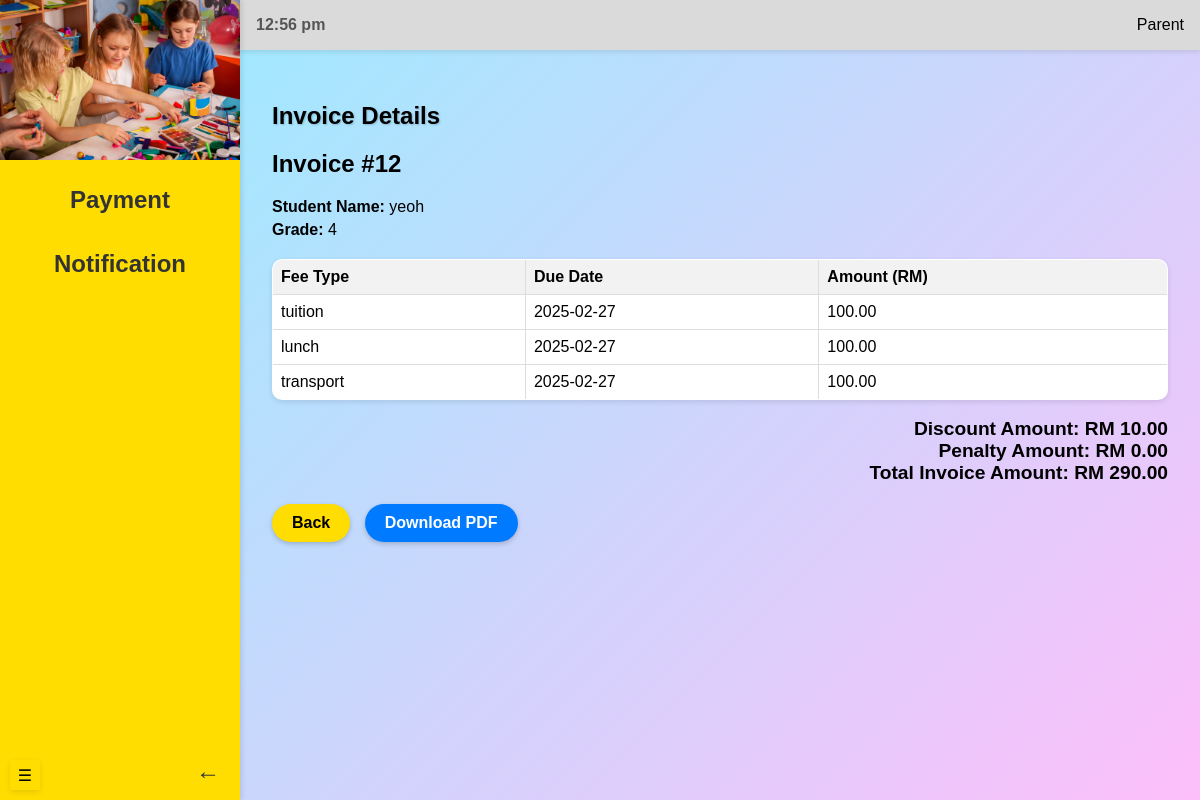
The app's page /accountant/invoice_Details/12 (signed in) with its own data.
### models.py (models this page shows, shortened)
class Invoice(db.Model):
    __tablename__ = 'invoices'
    id = db.Column(db.Integer, primary_key=True, autoincrement=True)
    total_amount = db.Column(NUMERIC(10, 2), nullable=False)
    flag = db.Column(db.Boolean, default=False)  # True if paid before the due date
    penalty_amount = db.Column(NUMERIC(10, 2), default=0.00)  # Penalty fee if late
    discount_amount = db.Column(NUMERIC(10, 2), default=0.00)  # Discount if paid early
    fees = db.relationship('Fee', back_populates='invoice', lazy='joined')

class Student(db.Model):
    __tablename__ = 'students'
    id = db.Column(db.Integer, primary_key=True, autoincrement=True)
    name = db.Column(db.String(255), nullable=False)
    grade = db.Column(db.String(50), nullable=False)
    dob = db.Column(db.Date, nullable=False)
    transport = db.Column(db.Boolean, default=False)
    user_id = db.Column(db.Integer, db.ForeignKey('users.id'), nullable=False)
    fees = db.relationship('Fee', backref='student', cascade='all, delete-orphan')

class Fee(db.Model):
    __tablename__ = 'fees'
    id = db.Column(db.Integer, primary_key=True, autoincrement=True)
    student_id = db.Column(db.Integer, db.ForeignKey('students.id'), nullable=False)
    create_date = db.Column(db.Date, default=func.current_date())
    due_date = db.Column(db.Date, nullable=False)
    amount = db.Column(NUMERIC(10, 2), nullable=False)
    fee_type = db.Column(db.String(100), nullable=False)
    status = db.Column(db.Enum('unpaid', 'paid', name='fee_status'), default='unpaid')
    invoice_id = db.Column(db.Integer, db.ForeignKey('invoices.id'), nullable=True)
    invoice = db.relationship('Invoice', back_populates='fees')

### routes/accountant_routes.py (the view)
@accountant_blueprint.route("/invoice_Details/<int:invoice_id>", methods=["GET"])
@login_required
def invoice_details(invoice_id):
    invoice = get_invoice_details(invoice_id)  # Use the renamed function
    return render_template('invoiceDetail.html', invoice=invoice)

### app.py (called while the page is built)
@login_manager.user_loader
def load_user(user_id):
    return User.query.get(int(user_id))

### function.py (called while the page is built)
def get_invoice_details(invoice_id):
    invoice = Invoice.query.options(
        joinedload(Invoice.fees).joinedload(Fee.student)
    ).get(invoice_id)
    return invoice

### templates/invoiceDetail.html (shortened to what this page needs)
{% if current_user.role == 'teacher' %}
{% extends "teacherBase.html" %}
{% elif current_user.role == 'admin'%}
{% extends "adminBase.html" %}
{% elif current_user.role == 'accountant' %}
{% extends "accountantBase.html" %}
{% elif current_user.role == 'parent'%}
{% extends "parentBase.html" %}
{% endif %}
{% block header %}
<link rel="stylesheet" href="{{ url_for('static', filename='viewBilling.css') }}">
{% endblock %}
{% block content %}
<section class="content">
    <div class="header-container">
        <h1>Invoice Details</h1>
    </div>
    <div id="makepdf">
        <div class="invoice-summary">
            <h2>Invoice #{{ invoice.id }}</h2>
            {% if invoice.fees|length > 0 %}
            <p><strong>Student Name:</strong> {{ invoice.fees[0].student.name }}</p>
            <p><strong>Grade:</strong> {{ invoice.fees[0].student.grade }}</p>
            {% else %}
            <p>No fee items available.</p>
            {% endif %}
        </div>
        <div class="preview-container">
            <table class="preview-table">
                <thead>
                    <tr>
                        <th>Fee Type</th>
                        <th>Due Date</th>
                        <th>Amount (RM)</th>
                    </tr>
                </thead>
                <tbody>
                    {% set total = 0 %}
                    {% for fee in invoice.fees %}
                    <tr>
                        <td>{{ fee.fee_type }}</td>
                        <td>{{ fee.due_date.strftime('%Y-%m-%d') }}</td>
                        <td>{{ "%.2f"|format(fee.amount) }}</td>
                    </tr>
                    {% set total = total + fee.amount %}
                    {% endfor %}
                </tbody>
            </table>
            <br>
            <div class="total-amount">
                Discount Amount: RM {{ "%.2f"|format(invoice.discount_amount) }}
            </div>
            <div class="total-amount">
                Penalty Amount: RM {{ "%.2f"|format(invoice.penalty_amount) }}
            </div>
            <div class="total-amount">
                Total Invoice Amount: RM {{ "%.2f"|format(invoice.total_amount + invoice.penalty_amount -
                invoice.discount_amount) }}
            </div>
        </div>
    </div>
    <button onclick="window.history.back()" class="back-btn">Back</button>
    <button id="downloadPDF" class="download-btn">Download PDF</button>
</section>
{% endblock %}

### static/viewBilling.css (style rules this page uses)
html { opacity: 0; animation: fadeIn 0.5s ease-in-out forwards; }
body { margin: 0; font-family: Arial, sans-serif; display: flex; height: 100vh; background: linear-gradient(135deg, #93efff, #fdbffa); transition: margin-left 0.3s ease; overflow: hidden; }
.header-container, .header-container form { width: 100%; margin-bottom: 1rem; }
.content { padding: 2rem; overflow-y: auto; }
.content h1 { margin-bottom: 1rem; font-size: 1.5rem; text-shadow: 1px 1px 2px rgba(0, 0, 0, 0.2); }
table { width: 100%; border-collapse: collapse; background: #fff; box-shadow: 0 2px 5px rgba(0, 0, 0, 0.1); border-radius: 10px; overflow: hidden; }
table th, table td { text-align: left; padding: 1rem; border-bottom: 1px solid #eee; }
table th { background: #f0f0f0; font-weight: bold; cursor: pointer; user-select: none; }
table tbody tr:last-child td { border-bottom: none; }

### templates/invoiceDetail.html (style rules this page uses)
.invoice-summary { margin-bottom: 20px; }
.invoice-summary p { margin: 0 0 5px 0; }
.preview-table { width: 100%; margin-bottom: auto; padding-bottom: 20px; border: solid 1px #ddd; }
.preview-table th, .preview-table td { border: 1px solid #ddd; padding: 8px; text-align: left; }
.preview-table th { background-color: #f2f2f2; }
.preview-table tr { page-break-inside: avoid; page-break-after: auto; }
.total-amount { text-align: right; font-size: 1.2em; font-weight: bold; }
.back-btn { padding: 10px 20px; border: none; border-radius: 20px; font-size: 1rem; font-weight: bold; cursor: pointer; transition: all 0.3s ease; box-shadow: 0 2px 5px rgba(0, 0, 0, 0.2); background: #ffdd00; color: black; }
.download-btn { padding: 10px 20px; border: none; border-radius: 20px; font-size: 1rem; font-weight: bold; cursor: pointer; transition: all 0.3s ease; box-shadow: 0 2px 5px rgba(0, 0, 0, 0.2); background: #007bff; color: white; margin-left: 10px; }
#makepdf { padding-bottom: 20px; ; }

### records on screen
Invoice: id "12", discount_amount "10.00", penalty_amount "0.00", total_amount+penalty_amount+discount_amount "290.00"
Student: name "yeoh", grade "4"
Fee: fee_type "tuition", due_date "2025-02-27", amount "100.00"
Fee: fee_type "lunch", due_date "2025-02-27", amount "100.00"
Fee: fee_type "transport", due_date "2025-02-27", amount "100.00"
